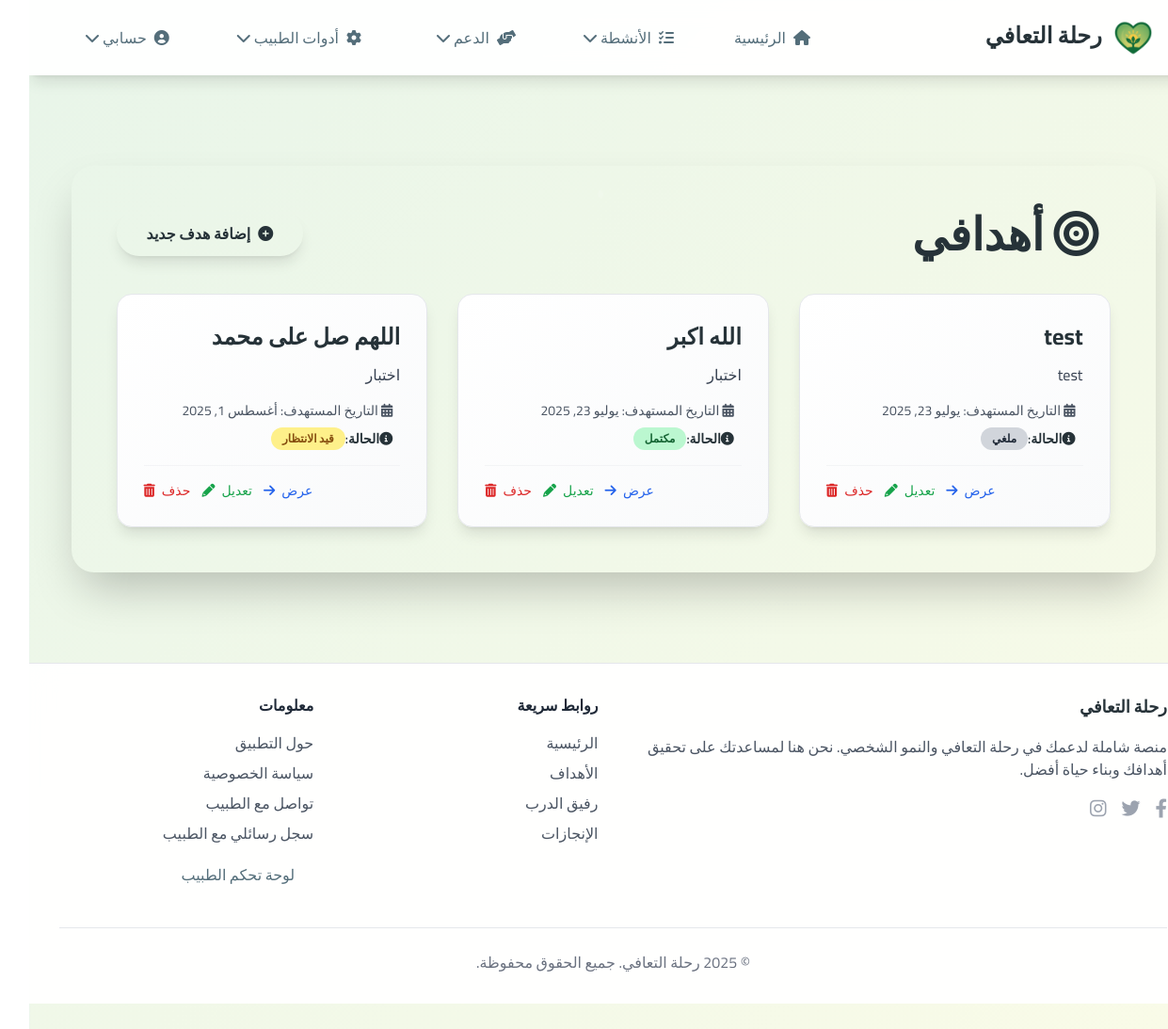
The app's page /goals/ (signed in) with its own data.
### goals/models.py (models this page shows, shortened)
class Goal(models.Model):
    user = models.ForeignKey(
        settings.AUTH_USER_MODEL,
        on_delete=models.CASCADE,
        related_name='goals',
        verbose_name="المستخدم"
    )
    title = models.CharField(max_length=200, verbose_name="عنوان الهدف")
    description = models.TextField(blank=True, verbose_name="الوصف")
    target_date = models.DateField(null=True, blank=True, verbose_name="التاريخ المستهدف")
    STATUS_CHOICES = [
        ('pending', 'قيد الانتظار'),
        ('in_progress', 'قيد التنفيذ'),
        ('completed', 'مكتمل'),
        ('cancelled', 'ملغي'),
    ]
    status = models.CharField(
        max_length=20,
        choices=STATUS_CHOICES,
        default='pending',
        verbose_name="الحالة"
    )
    created_at = models.DateTimeField(auto_now_add=True, verbose_name="تاريخ الإنشاء")
    updated_at = models.DateTimeField(auto_now=True, verbose_name="آخر تحديث")
    class Meta:
        ordering = ['-created_at']
        verbose_name = "هدف"
        verbose_name_plural = "أهداف"
    @property
    def is_overdue(self):
        if self.target_date and self.target_date < timezone.localdate() and self.status not in ['completed', 'cancelled']:
            return True
        return False

### goals/views.py (the view)
# urls.py: path('', views.goals_list, name='goals_list'),
@login_required
def goals_list(request):
    user_goals = Goal.objects.filter(user=request.user).order_by('status', 'target_date')
    context = {
        'goals': user_goals,
    }
    return render(request, 'goals/goals_list.html', context)

### goals/templates/goals/goals_list.html (shortened to what this page needs)
{% extends 'base.html' %}
{% load static %}
{% block content %}
<div class="max-w-6xl mx-auto bg-surface rounded-3xl shadow-2xl p-8 md:p-12 my-8">
    <div class="flex flex-col md:flex-row justify-between items-center mb-10">
        <h1 class="text-4xl md:text-5xl font-extrabold leading-tight text-center md:text-right mb-4 md:mb-0"
            style="color: var(--color-text-primary);">
            <i class="fas fa-bullseye text-primary-dark mr-3"></i> أهدافي
        </h1>
        <a href="{% url 'goals:goal_create' %}"
           class="inline-flex items-center justify-center
                  bg-primary  font-bold py-3 px-8 rounded-full shadow-lg
                  hover:scale-105 hover:bg-primary-dark transition duration-300 ease-in-out
                  focus:outline-none focus:ring-4 focus:ring-primary-light focus:ring-opacity-75">
            <i class="fas fa-plus-circle mr-2 rtl:mr-0 rtl:ml-2"></i> إضافة هدف جديد
        </a>
    </div>
    {% if goals %}
        <div class="grid grid-cols-1 md:grid-cols-2 lg:grid-cols-3 gap-8">
            {% for goal in goals %}
                <div class="bg-gradient-to-br from-white to-gray-50 p-7 rounded-2xl shadow-lg border border-gray-200
                            flex flex-col transform hover:scale-[1.02] transition duration-300 ease-in-out">
                    <h3 class="text-2xl font-bold mb-3 leading-snug" style="color: var(--color-text-primary);">
                        {{ goal.title }}
                    </h3>
                    <p class="text-gray-700 text-base flex-grow mb-4">{{ goal.description|truncatechars:150 }}</p>
                    <div class="text-sm text-gray-600 mb-2">
                        {% if goal.target_date %}
                            <p><i class="fas fa-calendar-alt mr-2"></i> التاريخ المستهدف: {{ goal.target_date|date:"F j, Y" }}</p>
                        {% else %}
                            <p><i class="fas fa-calendar-alt mr-2"></i> لا يوجد تاريخ مستهدف</p>
                        {% endif %}
                    </div>
                    <div class="flex items-center text-sm font-semibold mb-4">
                        <i class="fas fa-info-circle mr-2"></i> الحالة:
                        <span class="ml-2 px-3 py-1 rounded-full text-xs font-bold
                                     {% if goal.status == 'completed' %}bg-green-200 text-green-800
                                     {% elif goal.status == 'in_progress' %}bg-blue-200 text-blue-800
                                     {% elif goal.status == 'overdue' %}bg-red-200 text-red-800
                                     {% elif goal.status == 'cancelled' %}bg-gray-300 text-gray-800
                                     {% else %}bg-yellow-200 text-yellow-800{% endif %}">
                            {{ goal.get_status_display }}
                        </span>
                    </div>
                    <div class="flex justify-end space-x-3 rtl:space-x-reverse mt-auto pt-4 border-t border-gray-100">
                        <a href="{% url 'goals:goal_detail' goal.pk %}"
                           class="text-blue-600 hover:text-blue-800 transition duration-200 text-sm font-medium">
                            عرض <i class="fas fa-arrow-right ml-1 rtl:ml-0 rtl:mr-1"></i>
                        </a>
                        <a href="{% url 'goals:goal_edit' goal.pk %}"
                           class="text-green-600 hover:text-green-800 transition duration-200 text-sm font-medium">
                            تعديل <i class="fas fa-pencil-alt ml-1 rtl:ml-0 rtl:mr-1"></i>
                        </a>
                        <a href="{% url 'goals:goal_confirm_delete' goal.pk %}"
                           class="text-red-600 hover:text-red-800 transition duration-200 text-sm font-medium">
                            حذف <i class="fas fa-trash-alt ml-1 rtl:ml-0 rtl:mr-1"></i>
                        </a>
                    </div>
                </div>
            {% endfor %}
        </div>
    {% endif %}
</div>
{% endblock %}

### templates/base.html (style rules this page uses)
:root { --color-bg: #F8F9FA; --color-surface: #FFFFFF; --color-primary: #4CAF50; --color-primary-dark: #388E3C; --color-primary-light: #81C784; --color-secondary: #2196F3; --color-accent: #FFC107; --color-text-primary: #263238; --color-text-secondary: #546E7A; --color-border: #E0E0E0; --color-danger: #F44336; }
* { box-sizing: border-box; }
html { height: 100%; }
body { font-family: 'Cairo', sans-serif; background: linear-gradient(-45deg, var(--color-bg), #e0f2f7, #fffde7, #e8f5e9); background-size: 400% 400%; animation: gradientBG 20s ease infinite; color: var(--color-text-primary); line-height: 1.6; min-height: 100vh; display: flex; flex-direction: column; }

### records on screen
Goal: title "test"
Goal: title "الله اكبر", description "اختبار", status "مكتمل"
Goal: title "اللهم صل على محمد", description "اختبار", status "قيد الانتظار"
